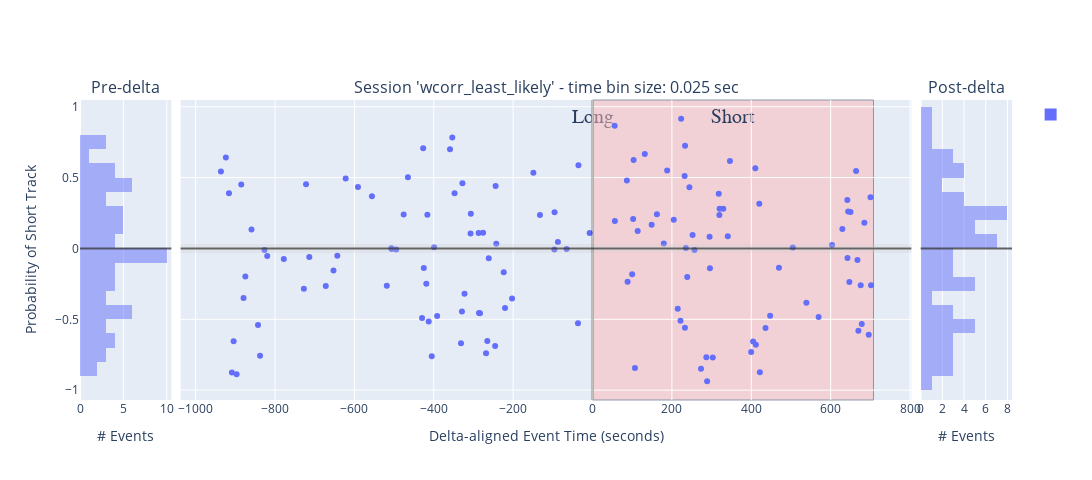

Notebook code cell kept with this figure:
### Code cell
## INPUTS: wcorr_ripple_shuffle_all_df, all_shuffles_only_best_decoder_wcorr_df, custom_suffix

histogram_bins = 25
num_sessions = 1
# plot_var_name: str = 'abs_best_wcorr'
# plot_var_name: str = 'wcorr_z_long'
# plot_var_name: str = 'wcorr_long_LR'
# plot_var_name: str = 'wcorr_long_RL'
# plot_var_name: str = 'wcorr_most_likely'
plot_var_name: str = 'wcorr_least_likely'

# plot_y_zero: float = 0.5
plot_y_zero: float = 0.0

concatenated_ripple_df = deepcopy(wcorr_ripple_shuffle_all_df)
desired_ripple_decoding_time_bin_size: float = wcorr_shuffle_results.wcorr_ripple_shuffle.all_templates_decode_kwargs['desired_ripple_decoding_time_bin_size']
print(f'{desired_ripple_decoding_time_bin_size = }')
concatenated_ripple_df['time_bin_size'] = desired_ripple_decoding_time_bin_size
display(concatenated_ripple_df)
if 'delta_aligned_start_t' not in concatenated_ripple_df.columns:
    concatenated_ripple_df['delta_aligned_start_t'] = concatenated_ripple_df['start'] - t_delta

# px_scatter_kwargs = {'x': 'delta_aligned_start_t', 'y': variable_name, 'color':"is_user_annotated_epoch", 'title': f"'{variable_name}'"} # , 'color': 'time_bin_size', 'range_y': [-1.0, 1.0], 'labels': {'session_name': 'Session', 'time_bin_size': 'tbin_size', 'is_user_annotated_epoch':'user_sel'}
px_scatter_kwargs = {'x': 'delta_aligned_start_t', 'y': plot_var_name, 'title': f"'{plot_var_name}'"} # , 'color': 'time_bin_size', 'range_y': [-1.0, 1.0], 'labels': {'session_name': 'Session', 'time_bin_size': 'tbin_size', 'is_user_annotated_epoch':'user_sel'}
#
# hist_kwargs = dict(color="time_bin_size")
hist_kwargs = dict(color="is_user_annotated_epoch") # , histnorm='probability density'
hist_kwargs.pop('color')

# px_scatter_kwargs['color'] = 'custom_replay_name'
# hist_kwargs['color'] = 'custom_replay_name'

t_start, t_delta, t_end = curr_active_pipeline.find_LongShortDelta_times()

new_fig_ripples, new_fig_ripples_context = plotly_pre_post_delta_scatter(data_results_df=concatenated_ripple_df, out_scatter_fig=None, histogram_bins=histogram_bins,
                        px_scatter_kwargs=px_scatter_kwargs, histogram_variable_name=plot_var_name, hist_kwargs=hist_kwargs, forced_range_y=None,
                        time_delta_tuple=(t_start, 0.0, (t_end-t_delta)), legend_title_text=None, is_dark_mode=is_dark_mode)

new_fig_ripples = new_fig_ripples.update_layout(fig_size_kwargs)
_extras_output_dict = {}
if is_dark_mode:
    _extras_output_dict["y_mid_line"] = new_fig_ripples.add_hline(y=plot_y_zero, line=dict(color="rgba(0.8,0.8,0.8,.75)", width=2), row='all', col='all')
else:
    _extras_output_dict["y_mid_line"] = new_fig_ripples.add_hline(y=plot_y_zero, line=dict(color="rgba(0.2,0.2,0.2,.75)", width=2), row='all', col='all')

# # Update layout to add a title to the legend
# new_fig_ripples.update_layout(
#     legend_title_text='Is User Selected'  # Add a title to the legend
# )

# fig_to_clipboard(new_fig_ripples, **fig_size_kwargs)
new_fig_ripples_context = new_fig_ripples_context.adding_context_if_missing(num_sessions=num_sessions, plot_type='scatter+hist', comparison='pre-post-delta', variable_name=plot_var_name)
figure_out_paths = save_plotly(a_fig=new_fig_ripples, a_fig_context=new_fig_ripples_context)
new_fig_ripples

### Figure 1 — Plotly figure (JSON) as saved in the notebook; plotly's stock layout.template omitted (floating-point values rounded to 4 significant figures; data arrays with more than 128 entries replaced by an {"elided": "..."} marker saying what was removed)
{"data": [{"alignmentgroup": "True", "bingroup": "y", "hovertemplate": "count=%{x}<br>wcorr_least_likely=%{y}<extra></extra>", "legendgroup": "", "marker": {"color": "#636efa", "opacity": 0.5, "pattern": {"shape": ""}}, "name": "", "nbinsy": 25, "offsetgroup": "", "orientation": "h", "showlegend": true, "type": "histogram", "xaxis": "x", "y": [0.543, 0.6421, 0.3898, -0.8751, -0.6543, -0.8873, 0.4509, -0.35, -0.1972, 0.1331, -0.541, -0.7574, -0.01106, -0.05299, -0.07383, -0.2837, 0.4522, -0.0598, -0.2655, -0.1554, -0.05157, 0.4928, 0.4335, 0.3688, -0.2629, 0.001069, -0.003315, -0.007921, 0.2389, 0.5016, -0.4911, 0.7075, -0.1383, -0.25, 0.2381, -0.5161, -0.7604, 0.007831, -0.476, 0.7003, 0.783, 0.3902, -0.6691, -0.445, 0.4599, -0.319, 0.1057, 0.2443, 0.1094, -0.4547, -0.4565, 0.1108, -0.7388, -0.6531, -0.06837, -0.6885, 0.4403, 0.03281, -0.1688, -0.4197, -0.3524, 0.5339, 0.2363, -0.00659, 0.256, 0.04464, -0.003534, -0.5277, 0.5877, 0.1084], "yaxis": "y"}, {"hovertemplate": "delta_aligned_start_t=%{x}<br>wcorr_least_likely=%{y}<extra></extra>", "legendgroup": "", "marker": {"color": "#636efa", "symbol": "circle"}, "mode": "markers", "name": "", "orientation": "v", "showlegend": false, "type": "scatter", "x": {"elided": "136 float values"}, "xaxis": "x2", "y": {"elided": "136 float values"}, "yaxis": "y2"}, {"alignmentgroup": "True", "bingroup": "y", "hovertemplate": "count=%{x}<br>wcorr_least_likely=%{y}<extra></extra>", "legendgroup": "", "marker": {"color": "#636efa", "opacity": 0.5, "pattern": {"shape": ""}}, "name": "", "nbinsy": 25, "offsetgroup": "", "orientation": "h", "showlegend": false, "type": "histogram", "xaxis": "x3", "y": [0.8652, 0.1945, 0.4799, -0.2357, -0.1827, 0.2086, 0.6242, -0.8442, 0.1235, 0.6667, 0.1668, 0.241, 0.03466, 0.5494, 0.2024, -0.4249, -0.5102, 0.9152, 0.5115, -0.559, 0.7254, 0.003644, -0.2014, 0.4323, 0.09428, -0.01177, -0.8488, -0.7671, -0.9372, 0.08238, -0.1402, -0.77, 0.3857, 0.2358, 0.28, 0.2794, 0.08688, 0.6162, -0.7314, -0.6573, 0.5656, -0.6794, 0.3163, -0.8736, -0.562, -0.4742, -0.1371, 0.00595, -0.3831, -0.4836, 0.02391, 0.1372, 0.3427, -0.06808, 0.2603, -0.2374, 0.2566, 0.546, -0.08128, -0.58, -0.2599, -0.5339, 0.1809, -0.6094, 0.3621, -0.2597], "yaxis": "y3"}], "layout": {"annotations": [{"font": {"size": 16}, "showarrow": false, "text": "Pre-delta", "x": 0.049, "xanchor": "center", "xref": "paper", "y": 1, "yanchor": "bottom", "yref": "paper"}, {"font": {"size": 16}, "showarrow": false, "text": "Session 'wcorr_least_likely' - time bin size: 0.025 sec", "x": 0.5, "xanchor": "center", "xref": "paper", "y": 1, "yanchor": "bottom", "yref": "paper"}, {"font": {"size": 16}, "showarrow": false, "text": "Post-delta", "x": 0.951, "xanchor": "center", "xref": "paper", "y": 1, "yanchor": "bottom", "yref": "paper"}], "barmode": "overlay", "height": 480, "shapes": [{"line": {"color": "rgba(0.8,0.8,0.8,.25)", "width": 9}, "type": "line", "x0": 0, "x1": 1, "xref": "x2 domain", "y0": 0, "y1": 0, "yref": "y2"}, {"line": {"color": "rgba(1,1,1,.25)", "width": 3}, "type": "line", "x0": 0, "x1": 0, "xref": "x2", "y0": 0, "y1": 1, "yref": "y2 domain"}, {"fillcolor": "#c2b8ff", "label": {"font": {"family": "Times New Roman", "size": 20}, "text": "Long", "textposition": "top center"}, "layer": "below", "line": {"width": 1}, "opacity": 0.5, "type": "rect", "x0": 0, "x1": 0, "xref": "x2", "y0": 0, "y1": 1, "yref": "y2 domain"}, {"fillcolor": "#ffb8b8", "label": {"font": {"family": "Times New Roman", "size": 20}, "text": "Short", "textposition": "top center"}, "layer": "below", "line": {"width": 1}, "opacity": 0.5, "type": "rect", "x0": 0, "x1": 707.9, "xref": "x2", "y0": 0, "y1": 1, "yref": "y2 domain"}, {"line": {"color": "rgba(0.2,0.2,0.2,.75)", "width": 2}, "type": "line", "x0": 0, "x1": 1, "xref": "x domain", "y0": 0, "y1": 0, "yref": "y"}, {"line": {"color": "rgba(0.2,0.2,0.2,.75)", "width": 2}, "type": "line", "x0": 0, "x1": 1, "xref": "x2 domain", "y0": 0, "y1": 0, "yref": "y2"}, {"line": {"color": "rgba(0.2,0.2,0.2,.75)", "width": 2}, "type": "line", "x0": 0, "x1": 1, "xref": "x3 domain", "y0": 0, "y1": 0, "yref": "y3"}], "width": 1920, "xaxis": {"anchor": "y", "domain": [0, 0.098], "title": {"text": "# Events"}}, "xaxis2": {"anchor": "y2", "domain": [0.108, 0.892], "title": {"text": "Delta-aligned Event Time (seconds)"}}, "xaxis3": {"anchor": "y3", "domain": [0.902, 1], "title": {"text": "# Events"}}, "yaxis": {"anchor": "x", "domain": [0, 1], "title": {"text": "Probability of Short Track"}}, "yaxis2": {"anchor": "x2", "domain": [0, 1], "matches": "y", "showticklabels": false}, "yaxis3": {"anchor": "x3", "domain": [0, 1], "matches": "y", "showticklabels": false}}}
